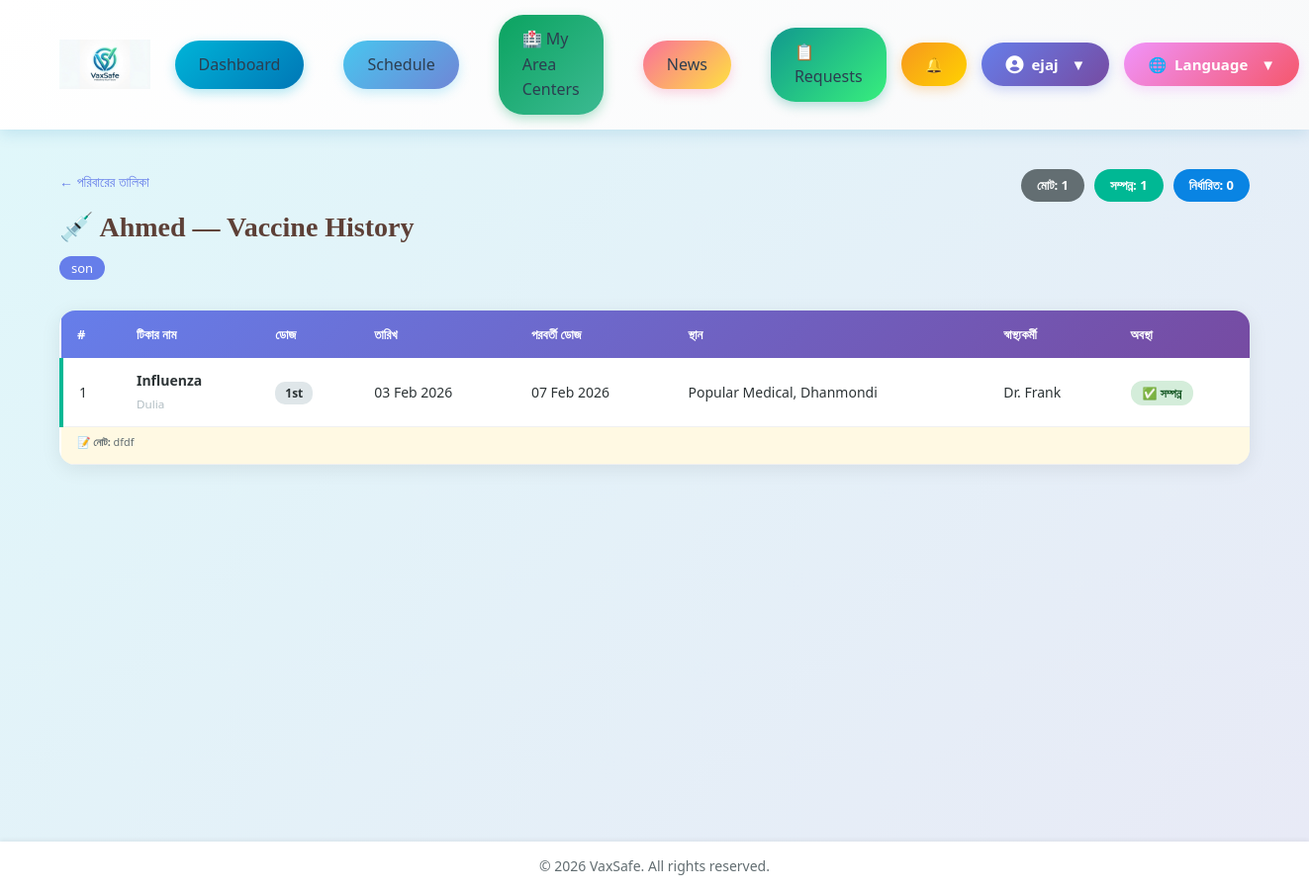
Screenshot of /vaccines/history/4/ (signed in) with the database file from the repository.
### vaxsafe/models.py (models this page shows, shortened)
class FamilyMember(models.Model):
    RELATIONSHIP_CHOICES = [
        ('Self',        'Self'),
        ('Spouse',      'Spouse'),
        ('Child',       'Child'),
        ('Parent',      'Parent'),
        ('Sibling',     'Sibling'),
        ('Grandparent', 'Grandparent'),
        ('Grandchild',  'Grandchild'),
        ('Other',       'Other'),
    ]
    GENDER_CHOICES = [
        ('Male',   'Male'),
        ('Female', 'Female'),
        ('Other',  'Other'),
    ]
    NOTIFICATION_CHOICES = [
        ('Email',            'Email'),
        ('SMS',              'SMS'),
        ('App Notification', 'App Notification'),
    ]
    user          = models.ForeignKey(User, on_delete=models.CASCADE, related_name='family_members')
    name          = models.CharField(max_length=100)
    age           = models.PositiveIntegerField(blank=True, null=True)
    date_of_birth = models.DateField(blank=True, null=True)
    gender        = models.CharField(max_length=10, choices=GENDER_CHOICES, blank=True, null=True)
    relation      = models.CharField(max_length=50, choices=RELATIONSHIP_CHOICES)
    blood_group   = models.CharField(max_length=5, blank=True, null=True)
    vaccine_name      = models.CharField(max_length=100, blank=True, null=True)
    date_time         = models.DateTimeField(blank=True, null=True)
    notification_type = models.CharField(max_length=50, choices=NOTIFICATION_CHOICES, blank=True, null=True)
    is_active           = models.BooleanField(
        default=True,
        help_text="False হলে এই profile আর কেউ handle করছে না — claim/transfer প্রয়োজন"
    )
    previous_caretaker  = models.ForeignKey(
        User,
        on_delete=models.SET_NULL,
        null=True, blank=True,
        related_name='handed_off_members',
        help_text="যে আগে এই profile handle করত (history track করার জন্য)"
    )
    handoff_note        = models.TextField(
        blank=True, null=True,
        help_text="কেন এই profile handover/inactive হয়েছে"
    )
    handoff_date        = models.DateTimeField(blank=True, null=True)
    created_at = models.DateTimeField(auto_now_add=True)
    updated_at = models.DateTimeField(auto_now=True)
    class Meta:
        ordering = ['name']
        verbose_name = 'Family Member'
        verbose_name_plural = 'Family Members'
        indexes = [
            models.Index(fields=['user', 'name']),
        ]

class Vaccine(models.Model):
    VACCINE_TYPES = [
        ('COVID-19',             'COVID-19'),
        ('Influenza',            'Influenza (Flu)'),
        ('Hepatitis B',          'Hepatitis B'),
        ('Hepatitis A',          'Hepatitis A'),
        ('MMR',                  'MMR (Measles, Mumps, Rubella)'),
        ('Polio',                'Polio'),
        ('DTP',                  'DTP (Diphtheria, Tetanus, Pertussis)'),
        ('Varicella',            'Varicella (Chickenpox)'),
        ('HPV',                  'HPV (Human Papillomavirus)'),
        ('Pneumococcal',         'Pneumococcal'),
        ('Meningococcal',        'Meningococcal'),
        ('Rotavirus',            'Rotavirus'),
        ('Rabies',               'Rabies'),
        ('Typhoid',              'Typhoid'),
        ('Yellow Fever',         'Yellow Fever'),
        ('Japanese Encephalitis','Japanese Encephalitis'),
        ('BCG',                  'BCG (Tuberculosis)'),
        ('Other',                'Other'),
    ]
    DOSE_CHOICES = [
        ('1st',     '1st Dose'),
        ('2nd',     '2nd Dose'),
        ('3rd',     '3rd Dose'),
        ('Booster', 'Booster'),
        ('Single',  'Single Dose'),
    ]
    STATUS_CHOICES = [
        ('Scheduled', 'Scheduled'),
        ('Completed', 'Completed'),
        ('Overdue',   'Overdue'),
        ('Cancelled', 'Cancelled'),
    ]
    user          = models.ForeignKey(User, on_delete=models.CASCADE, related_name='vaccines')
    family_member = models.ForeignKey(
        FamilyMember, on_delete=models.CASCADE,
        null=True, blank=True, related_name='vaccines'
    )
    name                = models.CharField(max_length=100, choices=VACCINE_TYPES)
    dose_number         = models.CharField(max_length=20, choices=DOSE_CHOICES, default='1st')
    manufacturer        = models.CharField(max_length=100, blank=True, null=True)
    batch_number        = models.CharField(max_length=50, blank=True, null=True)
    date_administered   = models.DateField()
    next_dose_date      = models.DateField(null=True, blank=True)
    location            = models.CharField(max_length=200, blank=True, null=True)
    healthcare_provider = models.CharField(max_length=100, blank=True, null=True)
    status              = models.CharField(max_length=20, choices=STATUS_CHOICES, default='Scheduled')
    notes               = models.TextField(blank=True, null=True)
    side_effects        = models.TextField(blank=True, null=True)
    created_at = models.DateTimeField(auto_now_add=True)
    updated_at = models.DateTimeField(auto_now=True)
    class Meta:
        ordering = ['-date_administered']
        verbose_name = 'Vaccine'
        verbose_name_plural = 'Vaccines'
        indexes = [
            models.Index(fields=['user', 'date_administered']),
            models.Index(fields=['status']),
            models.Index(fields=['family_member']),
        ]

### vaxsafe/views.py (the view)
@login_required
def vaccine_history(request, member_id=None):
    if member_id:
        member          = get_object_or_404(FamilyMember, id=member_id, user=request.user)
        vaccines        = Vaccine.objects.filter(family_member=member).order_by('-date_administered')
        member_name     = member.name
        member_relation = member.relation
    else:
        vaccines        = Vaccine.objects.filter(user=request.user, family_member__isnull=True).order_by('-date_administered')
        member_name     = request.user.get_full_name() or request.user.username
        member_relation = "Self"
    total     = vaccines.count()
    completed = vaccines.filter(status='Completed').count()
    scheduled = vaccines.filter(status='Scheduled').count()
    overdue   = vaccines.filter(status='Overdue').count()
    return render(request, 'htmlpages/vaccine_history.html', {
        'vaccines': vaccines, 'member_name': member_name, 'member_relation': member_relation,
        'total': total, 'completed_count': completed, 'scheduled_count': scheduled,
        'overdue_count': overdue, 'title': f'{member_name} — Vaccine History',
    })

### templates/htmlpages/vaccine_history.html (shortened to what this page needs)
{% extends 'base_log.html' %}
{% block body_class %}page-vaccine_history{% endblock %}
{% load static %}
{% block content %}
<div class="vh-page">
  <div class="vh-header">
    <div class="vh-header-left">
      <a href="{% url 'familymembers' %}" class="back-btn">← পরিবারের তালিকা</a>
      <h2>💉 {{ member_name }} — Vaccine History</h2>
      <span class="relation-badge">{{ member_relation }}</span>
    </div>
    <div class="vh-stats">
      <div class="stat-pill total">মোট: {{ total }}</div>
      <div class="stat-pill done">সম্পন্ন: {{ completed_count }}</div>
      <div class="stat-pill upcoming">নির্ধারিত: {{ scheduled_count }}</div>
    </div>
  </div>
  {% if vaccines %}
  <div class="vh-table-wrapper">
    <table class="vh-table">
      <thead>
        <tr>
          <th>#</th>
          <th>টিকার নাম</th>
          <th>ডোজ</th>
          <th>তারিখ</th>
          <th>পরবর্তী ডোজ</th>
          <th>স্থান</th>
          <th>স্বাস্থ্যকর্মী</th>
          <th>অবস্থা</th>
        </tr>
      </thead>
      <tbody>
        {% for v in vaccines %}
        <tr class="row-{{ v.status|lower }}">
          <td>{{ forloop.counter }}</td>
          <td>
            <strong>{{ v.name }}</strong>
            {% if v.manufacturer %}<br><small class="muted">{{ v.manufacturer }}</small>{% endif %}
          </td>
          <td><span class="dose-badge">{{ v.dose_number }}</span></td>
          <td>{{ v.date_administered|date:"d M Y" }}</td>
          <td>
            {% if v.next_dose_date %}
              {{ v.next_dose_date|date:"d M Y" }}
            {% else %}
              <span class="muted">—</span>
            {% endif %}
          </td>
          <td>{{ v.location|default:"—" }}</td>
          <td>{{ v.healthcare_provider|default:"—" }}</td>
          <td>
            {% if v.status == 'Completed' %}
              <span class="status-badge completed">✅ সম্পন্ন</span>
            {% elif v.status == 'Scheduled' %}
              <span class="status-badge scheduled">📅 নির্ধারিত</span>
            {% elif v.status == 'Overdue' %}
              <span class="status-badge overdue">⚠️ বিলম্বিত</span>
            {% else %}
              <span class="status-badge cancelled">❌ বাতিল</span>
            {% endif %}
          </td>
        </tr>
        {% if v.notes %}
        <tr class="notes-row">
          <td colspan="8"><small>📝 <strong>নোট:</strong> {{ v.notes }}</small></td>
        </tr>
        {% endif %}
        {% endfor %}
      </tbody>
    </table>
  </div>
  {% endif %}
</div>
{% endblock %}

### templates/nav_two.html (shortened to what this page needs)
{% load static %}
<nav class="nav_two">
  <div class="logo">
    <a href="{% url 'dashboard' %}">
      <img src="{% static 'images/logo.png' %}" alt="VaxSafe Logo">
    </a>
  </div>
  <ul class="nav-links">
    <li><a href="{% url 'dashboard' %}"       class="nav-btn nav-btn-1">Dashboard</a></li>
    <li><a href="{% url 'vaccine_schedule' %}" class="nav-btn nav-btn-2">Schedule</a></li>
    <li><a href="{% url 'area_centers' %}"     class="nav-btn nav-btn-3">🏥 My Area Centers</a></li>
    <li><a href="{% url 'news_list' %}"         class="nav-btn nav-btn-4">News</a></li>
    {% if request.user.is_staff or request.user.is_superuser %}
    <li>
      <a href="{% url 'admin_vaccine_requests' %}" class="nav-btn nav-btn-req"
         style="position:relative;" title="Pending Vaccine Requests">
        📋 Requests
      </a>
    </li>
    {% endif %}
    <li class="notif-menu" style="position:relative; display:inline-block;">
      <button class="nav-btn nav-btn-bell" id="notifToggle2"
              onclick="toggleNotifDropdown2(event)" style="position:relative;">
        🔔
      </button>
    </li>
    <li class="profile-menu">
      <button class="nav-btn nav-btn-profile" id="profile-btn"
              onclick="toggleDropdown(event, 'profile-dropdown')">
        <i class="fa fa-user-circle"></i>
        {{ request.user.first_name|default:request.user.username }}
        <span class="dropdown-arrow">▼</span>
      </button>
    </li>
<li class="lang-menu">
  <button class="nav-btn nav-btn-lang" id="lang-btn"
          onclick="toggleDropdown(event, 'lang-dropdown')">
    <span class="lang-globe">🌐</span>
    <span id="lang-current">Language</span>
    <span class="dropdown-arrow">▼</span>
  </button>
</li>
  </ul>
</nav>

### static/css/style.css (style rules this page uses)
:root { --primary-blue: #0077b6; --primary-teal: #00b4d8; --primary-cyan: #48cae4; --secondary-purple: #667eea; --secondary-violet: #764ba2; --secondary-pink: #fa709a; --accent-green: #0ba360; --accent-orange: #ff8c42; --accent-coral: #ff6b6b; --white: #ffffff; --light-gray: #f8f9fa; --medium-gray: #e1e8ed; --dark-gray: #2c3e50; --text-dark: #1a1a1a; --gradient-primary: linear-gradient(135deg, #00b4d8 0%, #0077b6 100%); --gradient-secondary: linear-gradient(135deg, #667eea 0%, #764ba2 100%); --gradient-success: linear-gradient(135deg, #0ba360 0%, #3cba92 100%); --gradient-sunset: linear-gradient(135deg, #fa709a 0%, #fee140 100%); --gradient-ocean: linear-gradient(135deg, #48c6ef 0%, #6f86d6 100%); --shadow-sm: 0 2px 8px rgba(0, 119, 182, 0.1); --shadow-md: 0 4px 15px rgba(0, 119, 182, 0.2); --shadow-lg: 0 8px 25px rgba(0, 119, 182, 0.3); --shadow-hover: 0 12px 35px rgba(0, 119, 182, 0.4); --radius-sm: 8px; --radius-md: 12px; --radius-lg: 16px; --radius-xl: 20px; --radius-full: 50px; --transition-fast: 0.2s ease; --transition-normal: 0.3s ease; --transition-slow: 0.5s ease; }
body { margin: 0; font-family: 'Hind Siliguri', 'Noto Sans Bengali', 'Segoe UI', Tahoma, Geneva, Verdana, sans-serif; color: var(--text-dark); background: var(--light-gray); line-height: 1.6; }
.logo img { height: 100%; max-height: 150px; width: auto; display: block; margin-left: 20px; }
.nav-links a { margin-left: 25px; text-decoration: none; color: var(--dark-gray); font-size: 16px; font-weight: 500; transition: color var(--transition-fast); position: relative; }
.nav-links a::after { content: ''; position: absolute; bottom: -5px; left: 0; width: 0; height: 2px; background: var(--primary-teal); transition: width var(--transition-normal); }
.dropdown-arrow { margin-left: auto; transition: transform var(--transition-normal); }
body.page-vaccine_history { background:linear-gradient(135deg,#f5e6d3 0%,#d4b896 100%);min-height:100vh }
body.page-vaccine_history h1,body.page-vaccine_history h2 { color:#5d4037;font-family:Georgia,serif }

### templates/base_log.html (style rules this page uses)
*, *::before, *::after { box-sizing: border-box; }
body { margin: 0; font-family: 'Segoe UI', Tahoma, Geneva, Verdana, sans-serif; background: #f4f6f9; color: #2c3e50; display: flex; flex-direction: column; min-height: 100vh; }

### templates/htmlpages/vaccine_history.html (style rules this page uses)
.vh-page { padding: 40px 60px; background: linear-gradient(135deg, #e0f7fa 0%, #e8eaf6 100%); min-height: calc(100vh - 80px); font-family: 'Segoe UI', sans-serif; }
.vh-header { display: flex; justify-content: space-between; align-items: flex-start; flex-wrap: wrap; gap: 20px; margin-bottom: 30px; }
.vh-header-left h2 { font-size: 28px; font-weight: bold; color: #2d3436; margin: 8px 0 5px; }
.back-btn { font-size: 14px; color: #667eea; text-decoration: none; display: inline-block; margin-bottom: 5px; }
.relation-badge { background: #667eea; color: white; padding: 3px 12px; border-radius: 12px; font-size: 13px; }
.vh-stats { display: flex; gap: 10px; flex-wrap: wrap; align-items: center; }
.stat-pill { padding: 6px 16px; border-radius: 20px; font-size: 13px; font-weight: 600; color: white; }
.stat-pill.total { background: #636e72; }
.stat-pill.done { background: #00b894; }
.stat-pill.upcoming { background: #0984e3; }
.vh-table-wrapper { background: white; border-radius: 16px; box-shadow: 0 4px 20px rgba(0,0,0,.08); overflow: hidden; }
.vh-table { width: 100%; border-collapse: collapse; }
.vh-table thead tr { background: linear-gradient(135deg, #667eea, #764ba2); color: white; }
.vh-table th { padding: 14px 16px; font-size: 13px; text-align: left; white-space: nowrap; }
.vh-table tbody tr { border-bottom: 1px solid #f0f0f0; transition: background .2s; }
.vh-table td { padding: 12px 16px; font-size: 14px; vertical-align: middle; color: #2d3436; }
.notes-row td { padding: 4px 16px 12px; background: #ffeaa750; font-size: 13px; color: #636e72; }
.row-completed { border-left: 4px solid #00b894; }
.muted { color: #b2bec3; }
.dose-badge { background: #dfe6e9; padding: 3px 10px; border-radius: 10px; font-size: 12px; font-weight: 600; }
.status-badge { padding: 4px 12px; border-radius: 12px; font-size: 12px; font-weight: 600; white-space: nowrap; }
.status-badge.completed { background: #d4edda; color: #155724; }

### rows the page displays
FamilyMember: name "Ahmed", relation "son"
Vaccine: name "Influenza", manufacturer "Dulia", dose_number "1st", date_administered "03 Feb 2026", next_dose_date "07 Feb 2026", location "Popular Medical, Dhanmondi", healthcare_provider "Dr. Frank", status "✅ সম্পন্ন", notes "dfdf"

### other values shown
{{ request.user.first_name|default:request.user.username }} "ejaj"
{{ total }} "1"
{{ completed_count }} "1"
{{ scheduled_count }} "0"
